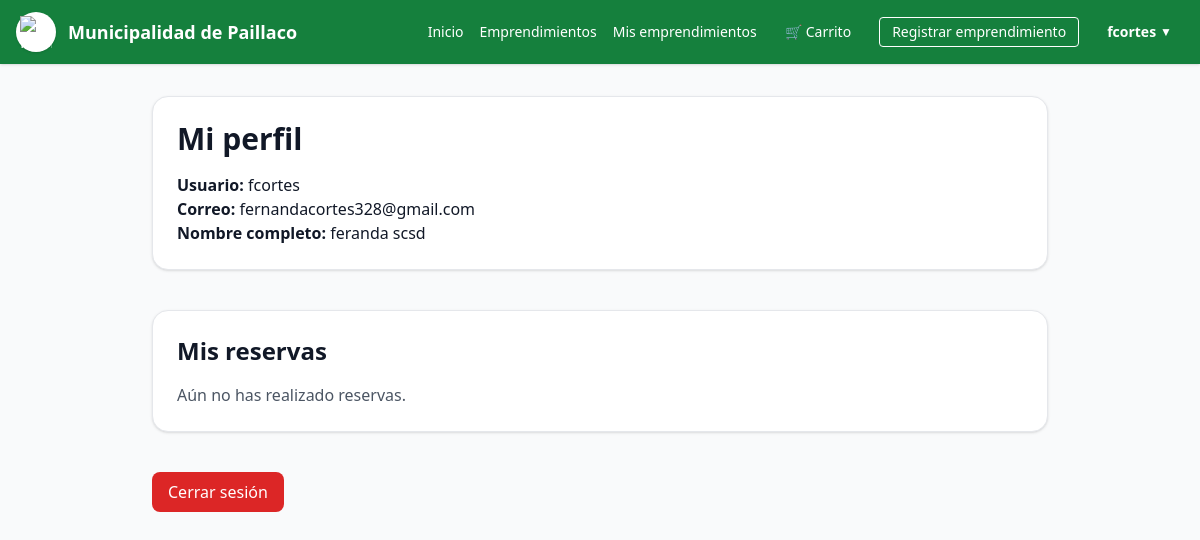
Screenshot of /cuenta/perfil/ (signed in) with the database file from the repository.
### accounts/models.py (models this page shows)
class User(AbstractUser):
    class Roles(models.TextChoices):
        CIUDADANO = "citizen", "Ciudadano"
        EMPRENDEDOR = "entrepreneur", "Emprendedor"
        ADMIN_MUNI = "admin_muni", "Admin. Municipal"
    role = models.CharField(
        max_length=20, choices=Roles.choices, default=Roles.CIUDADANO
    )

### accounts/views.py (the view)
# urls.py: path("perfil/", views.profile_view, name="profile"),
@login_required
def profile_view(request):
    usuario = request.user
    reservas_cliente = Reserva.objects.filter(
        usuario=usuario
    ).order_by("-fecha", "-hora")
    return render(request, "accounts/profile.html", {
        "reservas_cliente": reservas_cliente
    })

### marketplace/context_processors.py (called while the page is built)
def carrito_count(request):
    carrito = request.session.get("carrito", {})
    total = 0
    for item in carrito.values():
        cantidad = item.get("cantidad", 1)
        total += cantidad
    return {"carrito_count": total}

def carrito_context(request):
    count = 0
    if request.user.is_authenticated:
        count = CarritoItem.objects.filter(user=request.user).count()
    else:
        cart = request.session.get("cart", [])
        count = sum(item.get("cantidad", 1) for item in cart)
    return {"carrito_count": count}

### templates/accounts/profile.html
{% extends "base.html" %}
{% block content %}
<div class="max-w-4xl mx-auto space-y-10">
  <section class="bg-white p-6 rounded-2xl shadow border">
    <h1 class="text-3xl font-bold mb-4">Mi perfil</h1>
    <p><strong>Usuario:</strong> {{ request.user.username }}</p>
    <p><strong>Correo:</strong> {{ request.user.email }}</p>
    <p><strong>Nombre completo:</strong> {{ request.user.get_full_name }}</p>
  </section>
  <section class="bg-white p-6 rounded-2xl shadow border">
    <h2 class="text-2xl font-bold mb-4">Mis reservas</h2>
    {% if reservas_cliente %}
      <div class="space-y-3">
        {% for r in reservas_cliente %}
        <div class="p-4 border rounded-xl bg-gray-50">
          <p class="font-semibold text-lg">
            {{ r.servicio }} — <span class="text-gray-700">{{ r.emprendimiento.nombre }}</span>
          </p>
          <p class="text-sm text-gray-600">
            {{ r.fecha }} a las {{ r.hora }}
          </p>
          {% if r.comentario %}
          <p class="text-xs mt-1 text-gray-700">
            Comentario: {{ r.comentario }}
          </p>
          {% endif %}
          <span class="mt-2 inline-block px-2 py-1 text-xs rounded-full
            {% if r.estado == 'pendiente' %} bg-yellow-100 text-yellow-800
            {% elif r.estado == 'en_proceso' %} bg-blue-100 text-blue-800
            {% elif r.estado == 'completado' %} bg-green-100 text-green-800
            {% elif r.estado == 'cancelado' %} bg-red-100 text-red-800
            {% endif %}
          ">
            {{ r.get_estado_display }}
          </span>
        </div>
        {% endfor %}
      </div>
    {% else %}
      <p class="text-gray-600">Aún no has realizado reservas.</p>
    {% endif %}
  </section>
<a href="{% url 'logout' %}"
       class="inline-block mt-4 px-4 py-2 bg-red-600 text-white rounded-lg hover:bg-red-700">
       Cerrar sesión
    </a>
</div>
{% endblock %}

### templates/base.html (shortened to what this page needs)
{% load static %}
<!doctype html>
<html lang="es">
<head>
  <script src="https://cdn.tailwindcss.com"></script>
  <link rel="stylesheet" href="https://cdn.jsdelivr.net/npm/swiper@11/swiper-bundle.min.css" />
</head>
<body class="bg-gray-50 text-gray-900">
  <header class="bg-green-700 text-white shadow">
    <nav class="mx-auto max-w-7xl px-4 py-3 flex items-center justify-between">
      <a href="{% url 'home' %}" class="flex items-center gap-3">
        <div class="h-10 w-10 rounded-full bg-white flex items-center justify-center shadow">
          <img
            src="https://www.munipaillaco.cl/wp-content/themes/munipaillaco-theme/images/logo_muni_transparente.png"
            alt="Municipalidad de Paillaco"
            class="h-8 w-8 object-contain"
          />
        </div>
        <span class="font-semibold text-white text-lg">
          Municipalidad de Paillaco
        </span>
      </a>
      <div class="flex items-center gap-4 text-sm">
        <a href="{% url 'home' %}" class="hover:text-gray-200">Inicio</a>
        <a href="{% url 'directory' %}" class="hover:text-gray-200">Emprendimientos</a>
        {% if user.is_authenticated %}
          <a href="{% url 'mis_emprendimientos' %}" class="hover:text-gray-200">Mis emprendimientos</a>
          <a href="{% url 'ver_carrito' %}"
             class="flex items-center gap-1 px-3 py-1 rounded hover:bg-green-800">
            <span>🛒</span>
            {% if carrito_count and carrito_count > 0 %}
              <span>Carrito ({{ carrito_count }})</span>
            {% else %}
              <span>Carrito</span>
            {% endif %}
          </a>
          <a href="{% url 'emprendimiento_registrar' %}"
             class="px-3 py-1 border border-white rounded font-medium hover:bg-green-600 hover:text-white">
            Registrar emprendimiento
          </a>
          <div class="relative group">
            <button class="px-3 py-1 rounded hover:bg-green-800 flex items-center gap-1">
              <span class="font-semibold">{{ user.username }}</span>
              <span class="text-xs">▼</span>
            </button>
          </div>
        {% else %}
          <a href="/cuenta/ingresar/" class="px-3 py-1 rounded hover:bg-green-800">Ingresar</a>
          <a href="{% url 'signup' %}"
             class="px-3 py-1 bg-white text-green-700 rounded font-medium hover:bg-gray-100">
            Crear cuenta
          </a>
        {% endif %}
      </div>
    </nav>
  </header>
  <main class="mx-auto max-w-7xl px-4 py-8">
    {% block content %}{% endblock %}
  </main>
</body>
</html>

### rows the page displays
User: username "fcortes", user.username "fcortes", user.email "fernandacortes328@gmail.com", user.get_full_name "feranda scsd"
